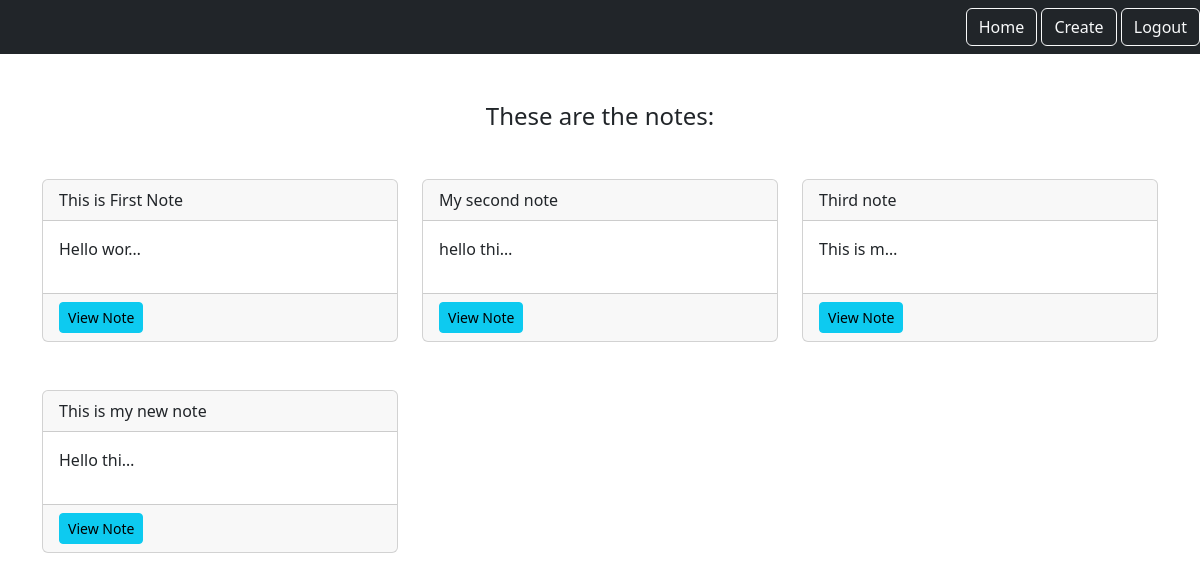
Page /smart/notes/ (signed in) on the committed database.
### notes/models.py (models this page shows)
class Notes(models.Model):
    title=models.CharField(max_length=200)
    text=models.TextField()
    created=models.DateTimeField(auto_now_add=True)
    user=models.ForeignKey(User, on_delete=models.CASCADE,related_name='notes')

### notes/views.py (the view)
# urls.py: path('notes/',views.NotesListView.as_view(),name='notes.list'),
class NotesListView(LoginRequiredMixin,ListView):
    model=Notes
    context_object_name='notes'
    login_url='/login'
    def get_queryset(self):
        return self.request.user.notes.all()

### notes/templates/notes/notes_list.html
{% extends 'base.html' %}
{% load static %}
{% block content %}
<div class="row">
    <div class="col">
        <div class="notes_list_heading text-center mb-5">
            <h1 class="fs-4">These are the notes:</h1>
        </div>
    </div>
</div>
<div class="row">
    {% for note in notes %}
            <div class="col-md-4">
                <div class="card mb-5">
                    <div class="card-header">
                        {{note.title}}
                    </div>
                    <div class="card-body">
                        <p>{{note.text|truncatechars:10}}</p>
                    </div>
                    <div class="card-footer">
                        <a href="{% url 'notes.detail' pk=note.id %}" class="btn btn-info btn-sm">View Note</a>
                    </div>
                </div>
            </div>
    {% endfor %}
</div>
{% endblock %}

### rows in the picture
Notes: title "This is First Note", text "Hello wor…"
Notes: title "My second note", text "hello thi…"
Notes: title "Third note", text "This is m…"
Notes: title "This is my new note", text "Hello thi…"
